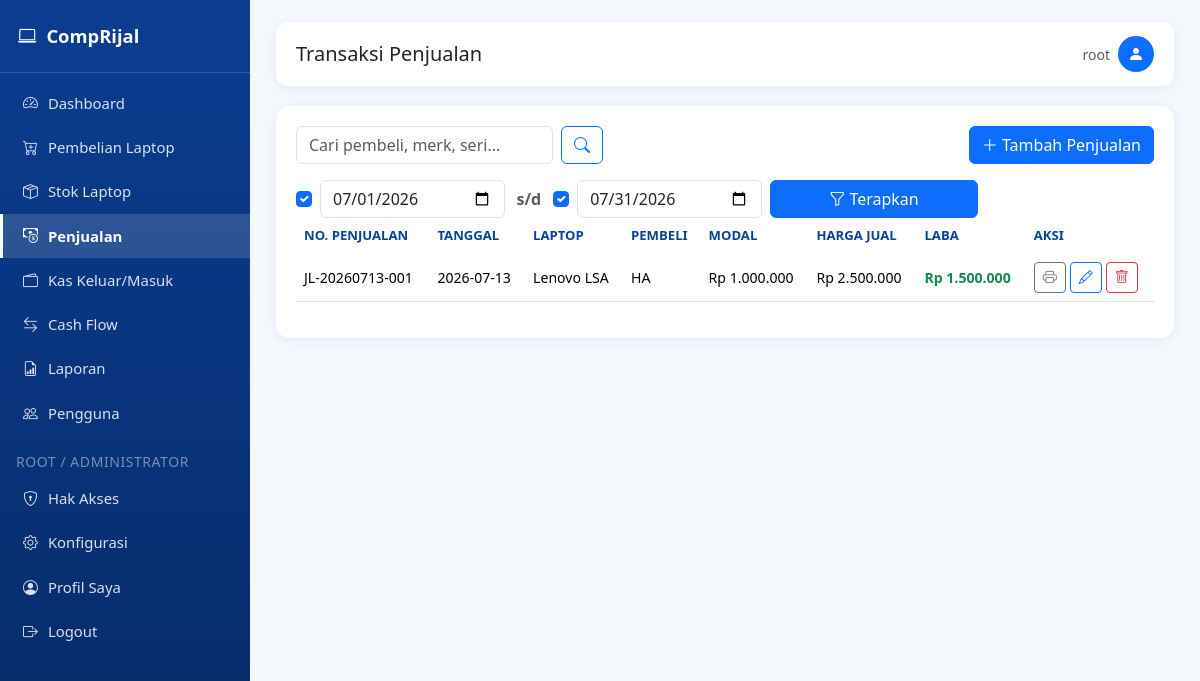
Page /penjualan (signed in) on the earlier database version.
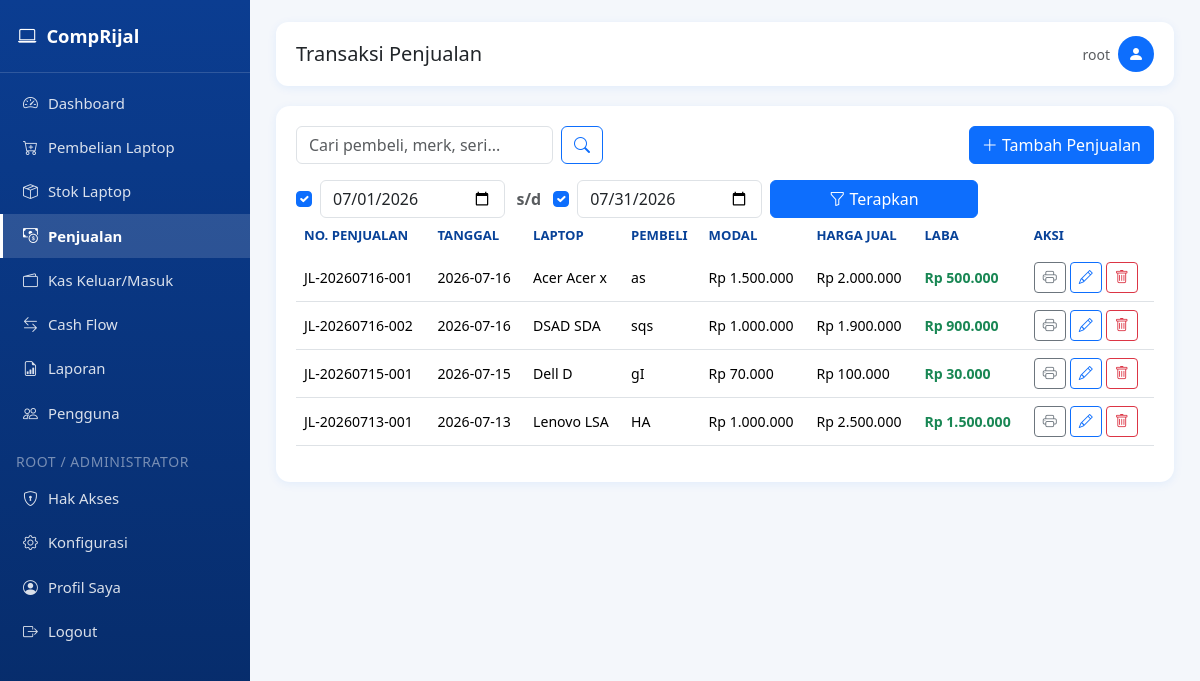
Same page on the later database version.
### tables this page shows
CREATE TABLE penjualan (
            id INTEGER PRIMARY KEY AUTOINCREMENT,
            nomor_penjualan TEXT UNIQUE NOT NULL,
            tanggal TEXT NOT NULL,
            laptop_id INTEGER NOT NULL,
            pembeli TEXT,
            no_hp TEXT,
            harga_jual REAL DEFAULT 0,
            metode_pembayaran TEXT,
            catatan TEXT,
            laba REAL DEFAULT 0,
            created_at TEXT DEFAULT CURRENT_TIMESTAMP, diskon REAL DEFAULT 0, pajak REAL DEFAULT 0, grand_total REAL DEFAULT 0,
            FOREIGN KEY (laptop_id) REFERENCES laptop (id)
        );

CREATE TABLE laptop (
            id INTEGER PRIMARY KEY AUTOINCREMENT,
            nomor_pembelian TEXT UNIQUE NOT NULL,
            tanggal TEXT NOT NULL,
            merk TEXT,
            seri TEXT,
            processor TEXT,
            ram TEXT,
            storage TEXT,
            vga TEXT,
            warna TEXT,
            kondisi TEXT,
            kelengkapan TEXT,
            charger TEXT,
            tas TEXT,
            garansi TEXT,
            imei TEXT,
            harga_beli REAL DEFAULT 0,
            biaya_servis REAL DEFAULT 0,
            biaya_upgrade REAL DEFAULT 0,
            biaya_lain REAL DEFAULT 0,
            total_modal REAL DEFAULT 0,
            supplier TEXT,
            no_hp TEXT,
            catatan TEXT,
            status TEXT DEFAULT 'Ready',
            created_at TEXT DEFAULT CURRENT_TIMESTAMP
        );

### app.py (the view)
@app.route("/penjualan")
@page_required("penjualan")
def penjualan_list():
    q = request.args.get("q", "").strip()
    use_start, use_end, start_date, end_date = get_period_range()
    conn = get_db_connection()
    base = """SELECT p.*, l.merk, l.seri, l.total_modal, l.nomor_pembelian
              FROM penjualan p JOIN laptop l ON p.laptop_id = l.id WHERE 1=1"""
    params = []
    if q:
        like = f"%{q}%"
        base += " AND (p.pembeli LIKE ? OR l.merk LIKE ? OR l.seri LIKE ? OR p.nomor_penjualan LIKE ? OR l.nomor_pembelian LIKE ? OR l.imei LIKE ?)"
        params.extend([like, like, like, like, like, like])
    if start_date:
        base += " AND p.tanggal >= ?"
        params.append(start_date)
    if end_date:
        base += " AND p.tanggal <= ?"
        params.append(end_date)
    base += " ORDER BY p.tanggal DESC"
    rows = conn.execute(base, params).fetchall()
    conn.close()
    return render_template("penjualan_list.html", rows=rows, q=q, use_start=use_start, use_end=use_end, start_date=start_date, end_date=end_date)

### app.py (called while the page is built)
def page_required(page_key):
    def wrapper(f):
        @wraps(f)
        def decorated(*args, **kwargs):
            if "user_id" not in session:
                flash("Silakan login terlebih dahulu.", "warning")
                return redirect(url_for("login"))
            if not has_page_access(session["user_id"], session.get("role"), page_key):
                flash("Anda tidak memiliki hak akses ke halaman ini. Hubungi administrator.", "danger")
                return redirect(url_for("dashboard"))
            return f(*args, **kwargs)
        return decorated
    return wrapper

def can_access_page(page_key: str) -> bool:
    if "user_id" not in session:
        return False
    if page_key in {"konfigurasi", "hak_akses"}:
        return session.get("role") in ("root", "administrator")
    return has_page_access(session["user_id"], session.get("role"), page_key)

@app.context_processor
def inject_globals():
    return {
        "rp": reports.rp,
        "current_year": datetime.now().year,
        "now_date": datetime.now().strftime("%Y-%m-%d"),
        "app_settings": get_all_settings(),
        "can_access_page": can_access_page,
    }

### templates/penjualan_list.html (shortened to what this page needs)
{% extends "base.html" %}
{% block page_title %}Transaksi Penjualan{% endblock %}
{% block content %}
<div class="card-panel">
    <div class="d-flex flex-wrap justify-content-between align-items-center gap-2 mb-3">
        <form class="d-flex gap-2" method="GET">
            <input type="text" class="form-control" name="q" value="{{ q }}" placeholder="Cari pembeli, merk, seri...">
            <button class="btn btn-outline-primary"><i class="bi bi-search"></i></button>
        </form>
        <a href="{{ url_for('penjualan_tambah') }}" class="btn btn-primary">
            <i class="bi bi-plus-lg"></i> Tambah Penjualan
        </a>
    </div>
    {% include "_filter_periode.html" %}
    <div class="table-responsive">
        <table class="table table-hover align-middle">
            <thead>
                <tr>
                    <th>No. Penjualan</th>
                    <th>Tanggal</th>
                    <th>Laptop</th>
                    <th>Pembeli</th>
                    <th>Modal</th>
                    <th>Harga Jual</th>
                    <th>Laba</th>
                    <th class="no-print">Aksi</th>
                </tr>
            </thead>
            <tbody>
                {% for r in rows %}
                <tr>
                    <td>{{ r.nomor_penjualan }}</td>
                    <td>{{ r.tanggal }}</td>
                    <td>{{ r.merk }} {{ r.seri }}</td>
                    <td>{{ r.pembeli or '-' }}</td>
                    <td>{{ rp(r.total_modal) }}</td>
                    <td>{{ rp(r.harga_jual) }}</td>
                    <td class="{{ 'text-success' if r.laba >= 0 else 'text-danger' }} fw-semibold">{{ rp(r.laba) }}</td>
                    <td class="no-print">
                        <div class="d-flex gap-1">
                            <a href="{{ url_for('penjualan_cetak', id=r.id) }}" target="_blank" class="btn btn-sm btn-outline-secondary" title="Cetak Nota"><i class="bi bi-printer"></i></a>
                            <a href="{{ url_for('penjualan_edit', id=r.id) }}" class="btn btn-sm btn-outline-primary" title="Edit"><i class="bi bi-pencil"></i></a>
                            <form method="POST" action="{{ url_for('penjualan_hapus', id=r.id) }}" onsubmit="return confirmDelete(this)">
                                <button class="btn btn-sm btn-outline-danger" title="Hapus"><i class="bi bi-trash"></i></button>
                            </form>
                        </div>
                    </td>
                </tr>
                {% else %}
                <tr><td colspan="8" class="text-center text-muted py-4">Belum ada data penjualan.</td></tr>
                {% endfor %}
            </tbody>
        </table>
    </div>
</div>
{% endblock %}

Differences in the rows shown:
added penjualan: nomor_penjualan "JL-20260716-001", tanggal "2026-07-16", merk "Acer", seri "Acer x", pembeli "as", harga_jual "Rp 2.000.000", laba "Rp 500.000"
added laptop: total_modal "Rp 1.500.000"
added penjualan: nomor_penjualan "JL-20260716-002", tanggal "2026-07-16", merk "DSAD", seri "SDA", pembeli "sqs", harga_jual "Rp 1.900.000", laba "Rp 900.000"
added laptop: total_modal "Rp 1.000.000"
added penjualan: nomor_penjualan "JL-20260715-001", tanggal "2026-07-15", merk "Dell", seri "D", pembeli "gI", harga_jual "Rp 100.000", laba "Rp 30.000"
now on this page (row edited): laptop: total_modal "Rp 70.000"
